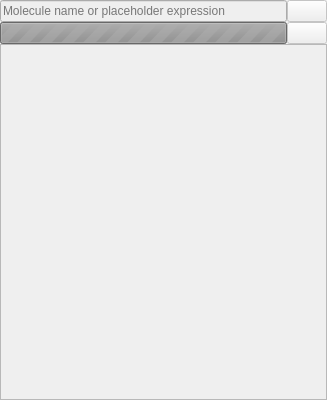
<?xml version="1.0" encoding="UTF-8"?>
<ui version="4.0">
 <class>WikiQueryWidget</class>
 <widget class="QDockWidget" name="WikiQueryWidget">
  <property name="geometry">
   <rect>
    <x>0</x>
    <y>0</y>
    <width>327</width>
    <height>400</height>
   </rect>
  </property>
  <property name="windowTitle">
   <string>Wikidata search</string>
  </property>
  <widget class="QWidget" name="dockWidgetContents">
   <property name="enabled">
    <bool>false</bool>
   </property>
   <layout class="QGridLayout" name="gridLayout">
    <property name="leftMargin">
     <number>0</number>
    </property>
    <property name="topMargin">
     <number>0</number>
    </property>
    <property name="rightMargin">
     <number>0</number>
    </property>
    <property name="bottomMargin">
     <number>0</number>
    </property>
    <property name="spacing">
     <number>0</number>
    </property>
    <item row="0" column="0">
     <widget class="QLineEdit" name="queryInput">
      <property name="placeholderText">
       <string>Molecule name or placeholder expression</string>
      </property>
     </widget>
    </item>
    <item row="3" column="0" colspan="2">
     <widget class="Molsketch::LibraryView" name="moleculeListView">
      <property name="iconSize">
       <size>
        <width>64</width>
        <height>64</height>
       </size>
      </property>
     </widget>
    </item>
    <item row="0" column="1">
     <widget class="QPushButton" name="searchButton">
      <property name="enabled">
       <bool>false</bool>
      </property>
      <property name="sizePolicy">
       <sizepolicy hsizetype="Minimum" vsizetype="Minimum">
        <horstretch>0</horstretch>
        <verstretch>0</verstretch>
       </sizepolicy>
      </property>
      <property name="text">
       <string/>
      </property>
      <property name="icon">
       <iconset theme="system-search" resource="oxygenicons.qrc">
        <normaloff>:/icons/system-search.svg</normaloff>:/icons/system-search.svg</iconset>
      </property>
     </widget>
    </item>
    <item row="1" column="0" colspan="2">
     <widget class="QWidget" name="progressWidget" native="true">
      <layout class="QHBoxLayout" name="horizontalLayout">
       <property name="spacing">
        <number>0</number>
       </property>
       <property name="leftMargin">
        <number>0</number>
       </property>
       <property name="topMargin">
        <number>0</number>
       </property>
       <property name="rightMargin">
        <number>0</number>
       </property>
       <property name="bottomMargin">
        <number>0</number>
       </property>
       <item>
        <widget class="QProgressBar" name="progressBar">
         <property name="maximum">
          <number>0</number>
         </property>
         <property name="value">
          <number>-1</number>
         </property>
        </widget>
       </item>
       <item>
        <widget class="QPushButton" name="stopButton">
         <property name="sizePolicy">
          <sizepolicy hsizetype="Minimum" vsizetype="Minimum">
           <horstretch>0</horstretch>
           <verstretch>0</verstretch>
          </sizepolicy>
         </property>
         <property name="text">
          <string/>
         </property>
         <property name="icon">
          <iconset theme="process-stop" resource="oxygenicons.qrc">
           <normaloff>:/icons/process-stop.svg</normaloff>:/icons/process-stop.svg</iconset>
         </property>
        </widget>
       </item>
      </layout>
     </widget>
    </item>
   </layout>
  </widget>
 </widget>
 <customwidgets>
  <customwidget>
   <class>Molsketch::LibraryView</class>
   <extends>QListView</extends>
   <header>libraryview.h</header>
  </customwidget>
 </customwidgets>
 <resources>
  <include location="oxygenicons.qrc"/>
 </resources>
 <connections>
  <connection>
   <sender>queryInput</sender>
   <signal>returnPressed()</signal>
   <receiver>searchButton</receiver>
   <slot>click()</slot>
   <hints>
    <hint type="sourcelabel">
     <x>235</x>
     <y>55</y>
    </hint>
    <hint type="destinationlabel">
     <x>300</x>
     <y>57</y>
    </hint>
   </hints>
  </connection>
 </connections>
</ui>
